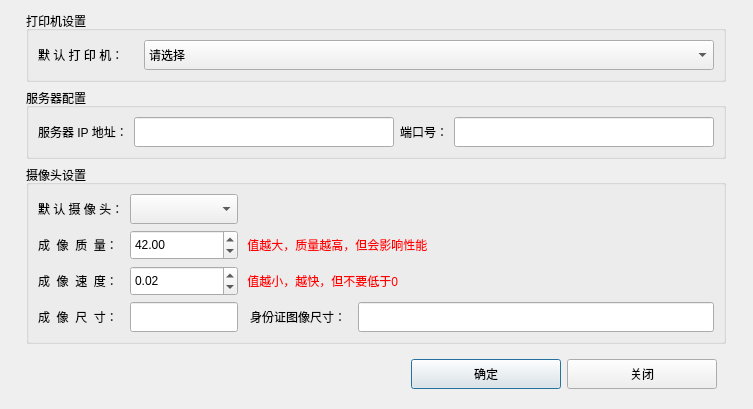
<?xml version="1.0" encoding="UTF-8"?>
<ui version="4.0">
 <class>Dialog</class>
 <widget class="QDialog" name="Dialog">
  <property name="geometry">
   <rect>
    <x>0</x>
    <y>0</y>
    <width>753</width>
    <height>390</height>
   </rect>
  </property>
  <property name="minimumSize">
   <size>
    <width>0</width>
    <height>0</height>
   </size>
  </property>
  <property name="maximumSize">
   <size>
    <width>16777215</width>
    <height>16777215</height>
   </size>
  </property>
  <property name="windowTitle">
   <string>系统设置</string>
  </property>
  <layout class="QGridLayout" name="gridLayout_3">
   <item row="5" column="1">
    <widget class="QGroupBox" name="groupBox_3">
     <property name="minimumSize">
      <size>
       <width>700</width>
       <height>0</height>
      </size>
     </property>
     <property name="title">
      <string>摄像头设置</string>
     </property>
     <layout class="QGridLayout" name="gridLayout_2">
      <item row="1" column="0">
       <widget class="QLabel" name="label_4">
        <property name="text">
         <string>成  像  质  量：</string>
        </property>
       </widget>
      </item>
      <item row="2" column="1" colspan="2">
       <widget class="QDoubleSpinBox" name="doubleSpinBox_2">
        <property name="minimumSize">
         <size>
          <width>0</width>
          <height>30</height>
         </size>
        </property>
        <property name="singleStep">
         <double>0.010000000000000</double>
        </property>
        <property name="value">
         <double>0.020000000000000</double>
        </property>
       </widget>
      </item>
      <item row="3" column="0">
       <widget class="QLabel" name="label_8">
        <property name="text">
         <string>成  像  尺  寸：</string>
        </property>
       </widget>
      </item>
      <item row="3" column="4">
       <widget class="QLabel" name="label_9">
        <property name="text">
         <string>身份证图像尺寸：</string>
        </property>
       </widget>
      </item>
      <item row="0" column="1" colspan="2">
       <widget class="QComboBox" name="comboBox_2">
        <property name="minimumSize">
         <size>
          <width>0</width>
          <height>30</height>
         </size>
        </property>
       </widget>
      </item>
      <item row="1" column="3" colspan="4">
       <widget class="QLabel" name="label_6">
        <property name="palette">
         <palette>
          <active>
           <colorrole role="WindowText">
            <brush brushstyle="SolidPattern">
             <color alpha="255">
              <red>255</red>
              <green>0</green>
              <blue>0</blue>
             </color>
            </brush>
           </colorrole>
           <colorrole role="Text">
            <brush brushstyle="SolidPattern">
             <color alpha="255">
              <red>255</red>
              <green>0</green>
              <blue>0</blue>
             </color>
            </brush>
           </colorrole>
          </active>
          <inactive>
           <colorrole role="WindowText">
            <brush brushstyle="SolidPattern">
             <color alpha="255">
              <red>255</red>
              <green>0</green>
              <blue>0</blue>
             </color>
            </brush>
           </colorrole>
           <colorrole role="Text">
            <brush brushstyle="SolidPattern">
             <color alpha="255">
              <red>255</red>
              <green>0</green>
              <blue>0</blue>
             </color>
            </brush>
           </colorrole>
          </inactive>
          <disabled>
           <colorrole role="WindowText">
            <brush brushstyle="SolidPattern">
             <color alpha="255">
              <red>120</red>
              <green>120</green>
              <blue>120</blue>
             </color>
            </brush>
           </colorrole>
           <colorrole role="Text">
            <brush brushstyle="SolidPattern">
             <color alpha="255">
              <red>120</red>
              <green>120</green>
              <blue>120</blue>
             </color>
            </brush>
           </colorrole>
          </disabled>
         </palette>
        </property>
        <property name="text">
         <string> 值越大，质量越高，但会影响性能</string>
        </property>
       </widget>
      </item>
      <item row="0" column="0">
       <widget class="QLabel" name="label_10">
        <property name="text">
         <string>默 认 摄 像 头：</string>
        </property>
       </widget>
      </item>
      <item row="2" column="3" colspan="4">
       <widget class="QLabel" name="label_7">
        <property name="palette">
         <palette>
          <active>
           <colorrole role="WindowText">
            <brush brushstyle="SolidPattern">
             <color alpha="255">
              <red>255</red>
              <green>0</green>
              <blue>0</blue>
             </color>
            </brush>
           </colorrole>
           <colorrole role="Text">
            <brush brushstyle="SolidPattern">
             <color alpha="255">
              <red>255</red>
              <green>0</green>
              <blue>0</blue>
             </color>
            </brush>
           </colorrole>
          </active>
          <inactive>
           <colorrole role="WindowText">
            <brush brushstyle="SolidPattern">
             <color alpha="255">
              <red>255</red>
              <green>0</green>
              <blue>0</blue>
             </color>
            </brush>
           </colorrole>
           <colorrole role="Text">
            <brush brushstyle="SolidPattern">
             <color alpha="255">
              <red>255</red>
              <green>0</green>
              <blue>0</blue>
             </color>
            </brush>
           </colorrole>
          </inactive>
          <disabled>
           <colorrole role="WindowText">
            <brush brushstyle="SolidPattern">
             <color alpha="255">
              <red>120</red>
              <green>120</green>
              <blue>120</blue>
             </color>
            </brush>
           </colorrole>
           <colorrole role="Text">
            <brush brushstyle="SolidPattern">
             <color alpha="255">
              <red>120</red>
              <green>120</green>
              <blue>120</blue>
             </color>
            </brush>
           </colorrole>
          </disabled>
         </palette>
        </property>
        <property name="text">
         <string> 值越小，越快，但不要低于0</string>
        </property>
       </widget>
      </item>
      <item row="2" column="0">
       <widget class="QLabel" name="label_5">
        <property name="text">
         <string>成  像  速  度：</string>
        </property>
       </widget>
      </item>
      <item row="1" column="1" colspan="2">
       <widget class="QDoubleSpinBox" name="doubleSpinBox">
        <property name="minimumSize">
         <size>
          <width>0</width>
          <height>30</height>
         </size>
        </property>
        <property name="value">
         <double>42.000000000000000</double>
        </property>
       </widget>
      </item>
      <item row="3" column="6">
       <widget class="QLineEdit" name="lineEdit_4">
        <property name="minimumSize">
         <size>
          <width>0</width>
          <height>30</height>
         </size>
        </property>
       </widget>
      </item>
      <item row="3" column="1" colspan="2">
       <widget class="QLineEdit" name="lineEdit_3">
        <property name="minimumSize">
         <size>
          <width>0</width>
          <height>30</height>
         </size>
        </property>
       </widget>
      </item>
     </layout>
    </widget>
   </item>
   <item row="3" column="1">
    <widget class="QGroupBox" name="groupBox_2">
     <property name="minimumSize">
      <size>
       <width>700</width>
       <height>0</height>
      </size>
     </property>
     <property name="title">
      <string>服务器配置</string>
     </property>
     <layout class="QGridLayout" name="gridLayout">
      <item row="0" column="3">
       <widget class="QLineEdit" name="lineEdit_2">
        <property name="minimumSize">
         <size>
          <width>0</width>
          <height>30</height>
         </size>
        </property>
       </widget>
      </item>
      <item row="0" column="0">
       <widget class="QLabel" name="label_2">
        <property name="text">
         <string>服务器 IP 地址：</string>
        </property>
       </widget>
      </item>
      <item row="0" column="1">
       <widget class="QLineEdit" name="lineEdit">
        <property name="minimumSize">
         <size>
          <width>0</width>
          <height>30</height>
         </size>
        </property>
       </widget>
      </item>
      <item row="0" column="2">
       <widget class="QLabel" name="label_3">
        <property name="text">
         <string>端口号：</string>
        </property>
       </widget>
      </item>
     </layout>
    </widget>
   </item>
   <item row="7" column="1">
    <widget class="QWidget" name="widget" native="true">
     <layout class="QHBoxLayout" name="horizontalLayout">
      <item>
       <spacer name="horizontalSpacer">
        <property name="orientation">
         <enum>Qt::Horizontal</enum>
        </property>
        <property name="sizeHint" stdset="0">
         <size>
          <width>40</width>
          <height>20</height>
         </size>
        </property>
       </spacer>
      </item>
      <item>
       <widget class="QPushButton" name="pushButton">
        <property name="minimumSize">
         <size>
          <width>150</width>
          <height>30</height>
         </size>
        </property>
        <property name="text">
         <string>确定</string>
        </property>
       </widget>
      </item>
      <item>
       <widget class="QPushButton" name="pushButton_2">
        <property name="minimumSize">
         <size>
          <width>150</width>
          <height>30</height>
         </size>
        </property>
        <property name="text">
         <string>关闭</string>
        </property>
       </widget>
      </item>
     </layout>
    </widget>
   </item>
   <item row="1" column="1">
    <widget class="QGroupBox" name="groupBox">
     <property name="minimumSize">
      <size>
       <width>700</width>
       <height>0</height>
      </size>
     </property>
     <property name="title">
      <string>打印机设置</string>
     </property>
     <layout class="QHBoxLayout" name="horizontalLayout_2">
      <item>
       <widget class="QLabel" name="label">
        <property name="maximumSize">
         <size>
          <width>100</width>
          <height>16777215</height>
         </size>
        </property>
        <property name="text">
         <string>默 认 打 印 机：</string>
        </property>
       </widget>
      </item>
      <item>
       <widget class="QComboBox" name="comboBox">
        <property name="minimumSize">
         <size>
          <width>0</width>
          <height>30</height>
         </size>
        </property>
        <item>
         <property name="text">
          <string>请选择</string>
         </property>
        </item>
       </widget>
      </item>
     </layout>
    </widget>
   </item>
   <item row="2" column="1">
    <spacer name="verticalSpacer_3">
     <property name="orientation">
      <enum>Qt::Vertical</enum>
     </property>
     <property name="sizeHint" stdset="0">
      <size>
       <width>20</width>
       <height>40</height>
      </size>
     </property>
    </spacer>
   </item>
   <item row="4" column="1">
    <spacer name="verticalSpacer_4">
     <property name="orientation">
      <enum>Qt::Vertical</enum>
     </property>
     <property name="sizeHint" stdset="0">
      <size>
       <width>20</width>
       <height>40</height>
      </size>
     </property>
    </spacer>
   </item>
   <item row="3" column="2">
    <spacer name="horizontalSpacer_3">
     <property name="orientation">
      <enum>Qt::Horizontal</enum>
     </property>
     <property name="sizeHint" stdset="0">
      <size>
       <width>40</width>
       <height>20</height>
      </size>
     </property>
    </spacer>
   </item>
   <item row="0" column="1">
    <spacer name="verticalSpacer">
     <property name="orientation">
      <enum>Qt::Vertical</enum>
     </property>
     <property name="sizeHint" stdset="0">
      <size>
       <width>20</width>
       <height>40</height>
      </size>
     </property>
    </spacer>
   </item>
   <item row="8" column="1">
    <spacer name="verticalSpacer_2">
     <property name="orientation">
      <enum>Qt::Vertical</enum>
     </property>
     <property name="sizeHint" stdset="0">
      <size>
       <width>20</width>
       <height>40</height>
      </size>
     </property>
    </spacer>
   </item>
   <item row="3" column="0">
    <spacer name="horizontalSpacer_2">
     <property name="orientation">
      <enum>Qt::Horizontal</enum>
     </property>
     <property name="sizeHint" stdset="0">
      <size>
       <width>40</width>
       <height>20</height>
      </size>
     </property>
    </spacer>
   </item>
   <item row="6" column="1">
    <spacer name="verticalSpacer_5">
     <property name="orientation">
      <enum>Qt::Vertical</enum>
     </property>
     <property name="sizeHint" stdset="0">
      <size>
       <width>20</width>
       <height>40</height>
      </size>
     </property>
    </spacer>
   </item>
  </layout>
 </widget>
 <resources/>
 <connections/>
</ui>
